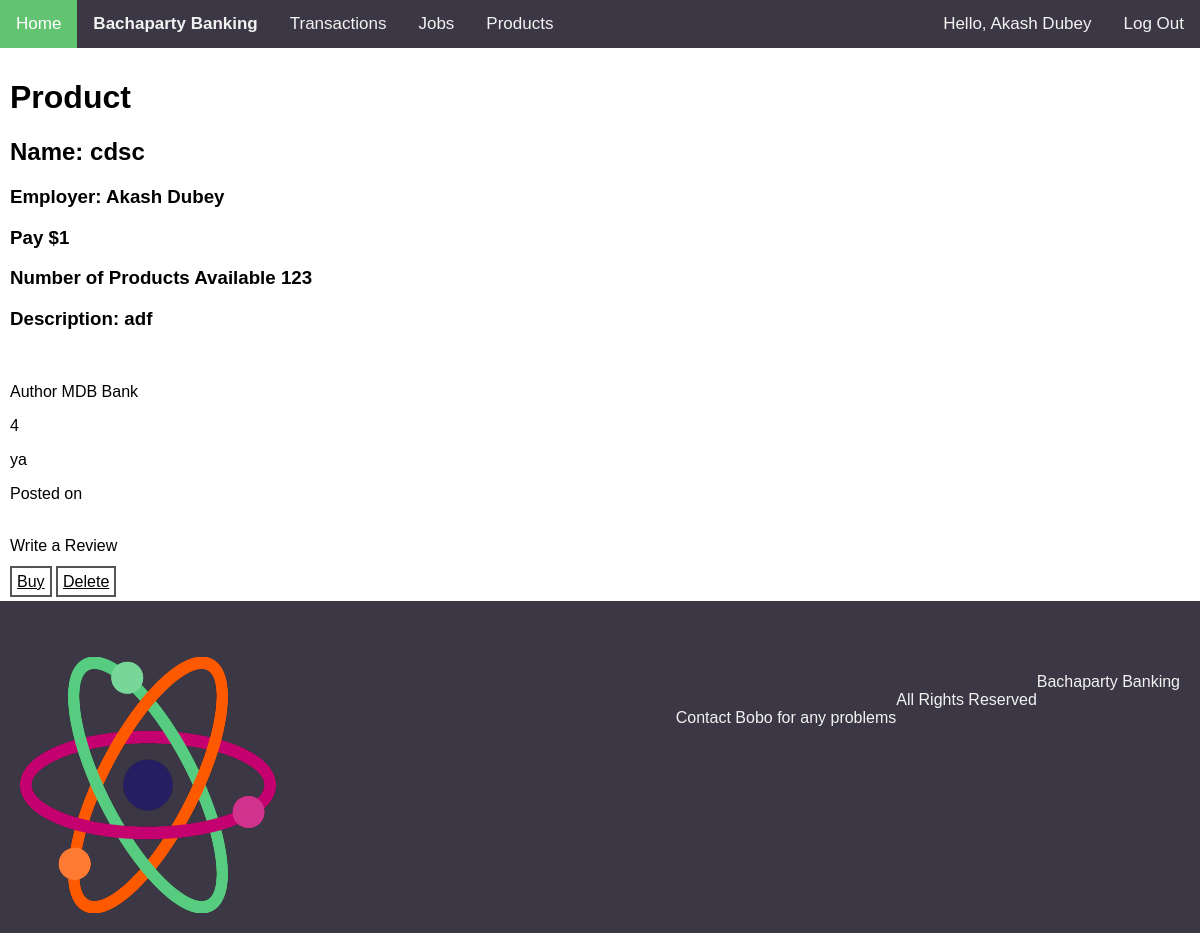
/view/product/2 (signed in), run on the app's committed database.
### bacha/models.py (models this page shows, shortened)
class Product(models.Model):
    seller = models.ForeignKey(Profile, on_delete=models.CASCADE, related_name="seller") # The Foreign key to the Profiles involved
    buyers = models.ManyToManyField(Profile, related_name="buyers")
    transactions = models.ManyToManyField(Transaction)
    name = models.CharField(verbose_name='Product Name', max_length=50)
    description = models.TextField(verbose_name='Product Description',max_length=2000)
    price = models.PositiveSmallIntegerField(verbose_name='Price')
    availability = models.SmallIntegerField(verbose_name="Amount of Products", validators=[validate_positive])
    reviews = models.ManyToManyField(Review)

class Profile(models.Model):
    user = models.OneToOneField(User, on_delete=models.CASCADE, null=True)
    first_name = models.CharField(max_length=50)
    last_name = models.CharField(max_length=50)
    email = models.EmailField(blank=True, null=True)
    balance = models.SmallIntegerField(verbose_name='Bank Balance', default=10)
    username = models.CharField(max_length=100, blank=True, null=True)

class Review(models.Model):
    choices = [
        (1, "1 - Really Bad"),
        (2, "2 - Bad"),
        (3, "3 - Ok"),
        (4, "4 - Good"),
        (5, "5 - Really Good")
    ]
    stars = models.SmallIntegerField(verbose_name="Star Rating", choices=choices)
    commenter = models.ForeignKey(Profile, on_delete=models.CASCADE, related_name="reviewer")
    comment = models.TextField(verbose_name='Comment', max_length=2000)

### bacha/views.py (the view, shortened to what this page needs)
# urls.py: path('view/product/<int:id>', ProductView, name='view_product'),
@login_required(login_url='/login/')
def ProductView(request, id):
    profile = Profile.objects.get(user=request.user)
    product = get_object_or_404(Product, id=id)
    form_is_possible = False
    if profile in product.buyers.all() and not profile in [review.commenter for review in product.reviews.all()]:
        form_is_possible = True
    form = ReviewForm()
    context = {
        'product': product,
        'form': form,
        'form_is_possible': form_is_possible
    }
    return render(request, 'product.html', context)

### templates/product.html (shortened to what this page needs)
{% extends 'base.html' %}
{% load widget_tweaks %}
{% block content %}
    <h1>Product</h1>
    <h2>Name: {{product.name}}</h2>
    <h3>Employer: {{ product.seller.first_name|safe|capfirst }} {{ product.seller.last_name|safe|capfirst }}</h3>
    <h3>Pay ${{ product.price }}</h3>
    <h3>Number of Products Available {{ product.availability }}</h3>
    <h3>Description: {{ product.description|safe }} </h3>
    {% for comment in product.reviews.all %}
      <br>
      <p>Author {{ comment.commenter.first_name|safe|capfirst }} {{ comment.commenter.last_name|safe|capfirst }}</p>
      <p>{{ comment.stars }}</p>
      <p>{{ comment.comment|safe }}</p>
      <p>Posted on {{ comment.time }}</p>
    {% empty %}
    No Reviews
    {% endfor %}
    <br>
    Write a Review
    <br>
    <br>
    <a class="button" href="{% url 'buy_product' product.id %}">Buy</a>
    <a class="button" href="{% url 'delete_product' product.id %}">Delete</a>
{% endblock content %}

### templates/base.html (shortened to what this page needs)
{% load static %}
<!DOCTYPE html>
<html lang="en">
<head>
 </head>
<body>
  <nav>
    <a href="{% url 'home' %}" class='active'> Home </a>
    <a><strong>Bachaparty Banking</strong></a>
    <a href="{% url 'transactions' %}"> Transactions </a>
    <a href="{% url 'jobs' %}"> Jobs </a>
    <a href="{% url 'products' %}"> Products </a>
        {% if user.is_authenticated %}
          <a class="nav-right" href="{% url 'logout' %}">Log Out</a>
          <a class="nav-right">Hello, {{ user.first_name|safe|capfirst }} {{ user.last_name|safe|capfirst }}</a>
        {% else %}
{% comment %}           <a class="nav-right" href="{% url 'admin/' %}"> Admin </a>
 {% endcomment %}          <a class="nav-right" href="{% url 'login' %}"> Login </a>
          <a class="nav-right" href="{% url 'signup' %}"> Sign Up </a>
        {% endif %}
  </nav>
  <main style="padding:10px">
    {% block content %}
    {% endblock %}
  </main>
</body>
<footer style="padding: 20px;">
<br>
<br>
  <img src="{% static 'favicon.png' %}" alt="Bachaparty logo" style="float: left;">
  <p style="float: right;">Bachaparty Banking</p>
  <br>
  <p style="float: right;">All Rights Reserved</p>
  <br>
  <p style="float: right;">Contact Bobo for any problems</p>
</footer>
</html>

### templates/base.html (style rules this page uses)
body { margin: 0; font-family: Arial, Helvetica, sans-serif; }
nav, footer { background-color: #3c3744; overflow: hidden; }
footer p { float: left; color: #f2f2f2; text-align: center; }
nav a, nav p { float: left; color: #f2f2f2; text-align: center; padding: 14px 16px; text-decoration: none; font-size: 17px; }
nav a.active { background-color: #62C370; color: white; }
nav a.nav-right { float: right; }
* { box-sizing: border-box; }
.button { background-color: white; color: black; padding: 5px; border: 2px solid #555555; }

### data on the page
Product: name "cdsc", seller.first_name "Akash", seller.last_name "Dubey", price "1", availability "123", description "adf"
Review: commenter.first_name "MDB", commenter.last_name "Bank", stars "4", comment "ya"

### other printed values
{{ user.first_name|safe|capfirst }} "Akash"
{{ user.last_name|safe|capfirst }} "Dubey"
